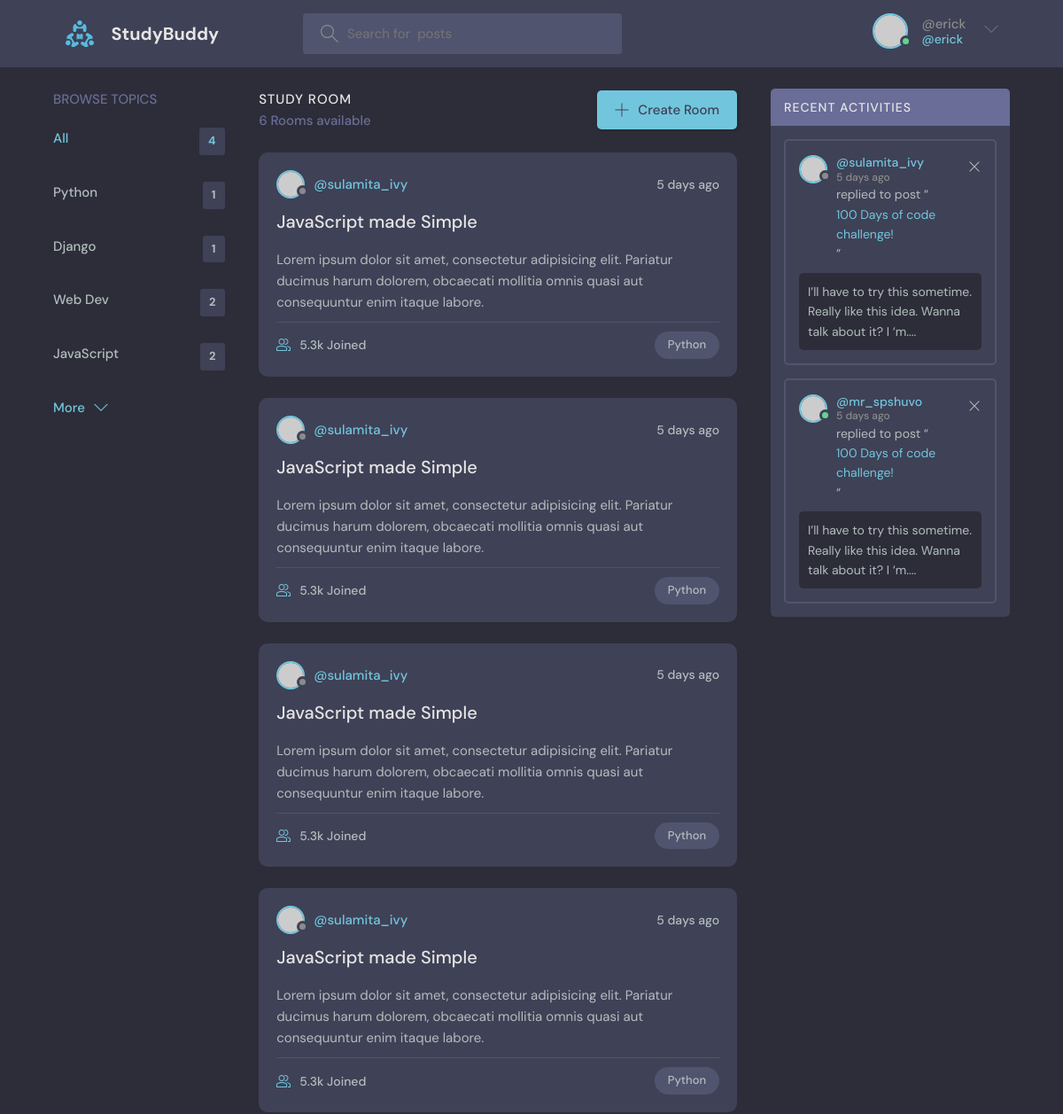
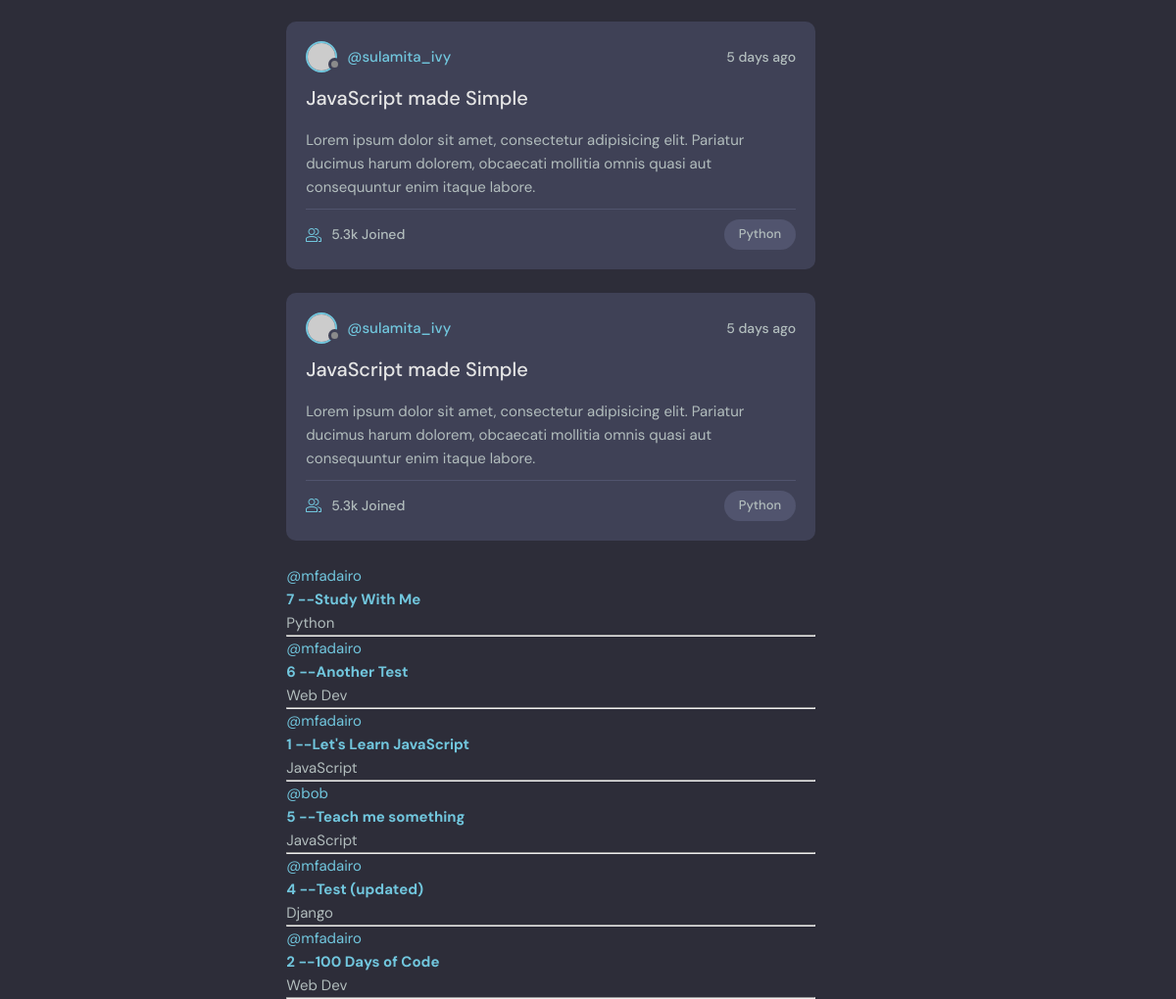
Screenshot of / (signed in) with the database file from the repository (2 pictures, top to bottom).
### base/models.py (models this page shows, shortened)
class Topic(models.Model):
    name = models.CharField(max_length=200)

class Room(models.Model):
    host = models.ForeignKey(User, on_delete=models.SET_NULL, null=True)
    topic = models.ForeignKey(Topic, on_delete=models.SET_NULL, null=True)
    name = models.CharField(max_length=200)
    description = models.TextField(null=True, blank=True)
    participants = models.ManyToManyField(User, related_name='participants', blank=True)
    update = models.DateTimeField(auto_now=True)
    created = models.DateTimeField(auto_now_add=True)
    class Meta:
       ordering = ["-update", "-created"]

### base/views.py (the view)
# urls.py: path('', views.home, name="home"),
def home(request):
    q = request.GET.get('q') if request.GET.get('q') != None else ''
    rooms = Room.objects.filter(
        Q(topic__name__icontains=q) |
        Q(name__icontains=q) |
        Q(description__icontains=q)
        )
    topics = Topic.objects.all()
    rooms_count =rooms.count()
    room_messages = Message.objects.filter(Q(room__topic__name__icontains=q))
    context = {'rooms': rooms, 'topics': topics, 'room_count': rooms_count,
               'room_messages': room_messages}
    return render(request, 'base/home.html', context)

### base/templates/base/home.html (shortened to what this page needs)
{% extends 'main.html' %}
{% block content %}
    <main class="layout layout--3">
      <div class="container">
        {% include 'base/topics_component.html' %}
        <div class="roomList">
          <div class="roomList__header">
            <div>
              <h2>Study Room</h2>
              <p>{{room_count}} Rooms available</p>
            </div>
            <a class="btn btn--main" href="create-room.html">
              <svg version="1.1" xmlns="http://www.w3.org/2000/svg" width="32" height="32" viewBox="0 0 32 32">
                <title>add</title>
                <path
                  d="M16.943 0.943h-1.885v14.115h-14.115v1.885h14.115v14.115h1.885v-14.115h14.115v-1.885h-14.115v-14.115z"
                ></path>
              </svg>
              Create Room
            </a>
          </div>
          {% include  'base/feed_component.html' %}
        </div>
        <div class="activities">
          <div class="activities__header">
            <h2>Recent Activities</h2>
          </div>
          <div class="activities__box">
            <div class="activities__boxHeader roomListRoom__header">
              <a href="profile.html" class="roomListRoom__author">
                <div class="avatar avatar--small">
                  <img src="https://randomuser.me/api/portraits/women/11.jpg" />
                </div>
                <p>
                  @sulamita_ivy
                  <span>5 days ago</span>
                </p>
              </a>
              <div class="roomListRoom__actions">
                <a href="#">
                  <svg version="1.1" xmlns="http://www.w3.org/2000/svg" width="32" height="32" viewBox="0 0 32 32">
                    <title>remove</title>
                    <path
                      d="M27.314 6.019l-1.333-1.333-9.98 9.981-9.981-9.981-1.333 1.333 9.981 9.981-9.981 9.98 1.333 1.333 9.981-9.98 9.98 9.98 1.333-1.333-9.98-9.98 9.98-9.981z"
                    ></path>
                  </svg>
                </a>
              </div>
            </div>
            <div class="activities__boxContent">
              <p>replied to post “<a href="room.html">100 Days of code challenge!</a>”</p>
              <div class="activities__boxRoomContent">
                I’ll have to try this sometime. Really like this idea. Wanna talk about it? I ‘m....
              </div>
            </div>
          </div>
          <div class="activities__box">
            <div class="activities__boxHeader roomListRoom__header">
              <a href="profile.html" class="roomListRoom__author">
                <div class="avatar avatar--small active">
                  <img src="https://randomuser.me/api/portraits/men/13.jpg" />
                </div>
                <p>
                  @mr_spshuvo
                  <span>5 days ago</span>
                </p>
              </a>
              <div class="roomListRoom__actions">
                <a href="#">
                  <svg version="1.1" xmlns="http://www.w3.org/2000/svg" width="32" height="32" viewBox="0 0 32 32">
                    <title>remove</title>
                    <path
                      d="M27.314 6.019l-1.333-1.333-9.98 9.981-9.981-9.981-1.333 1.333 9.981 9.981-9.981 9.98 1.333 1.333 9.981-9.98 9.98 9.98 1.333-1.333-9.98-9.98 9.98-9.981z"
                    ></path>
                  </svg>
                </a>
              </div>
            </div>
            <div class="activities__boxContent">
              <p>replied to post “<a href="room.html">100 Days of code challenge!</a>”</p>
              <div class="activities__boxRoomContent">
                I’ll have to try this sometime. Really like this idea. Wanna talk about it? I ‘m....
              </div>
            </div>
          </div>
        </div>
      </div>
    </main>
{% endblock %}

### templates/navbar.html (shortened to what this page needs)
{% load static %}
<header class="header header--loggedIn">
    <div class="container">
      <a href="{% url 'home' %}" class="header__logo">
        <img src="{% static 'images/logo.svg' %}" />
        <h1>StudyBuddy</h1>
      </a>
      <form class="header__search" method="GET" action="{% url 'home' %}" >
        <label>
          <input name="q" placeholder="Search for  posts" />
        </label>
      </form>
      <nav class="header__menu">
        {% if request.user.is_authenticated %}
        <div class="header__user">
          <a href="profile.html">
            <div class="avatar avatar--medium active">
              <img src="https://randomuser.me/api/portraits/men/37.jpg" />
            </div>
            <p>@{{request.user.username}} <span>@{{request.user.username}}</span></p>
          </a>
          <button class="dropdown-button">
            <svg version="1.1" xmlns="http://www.w3.org/2000/svg" width="32" height="32" viewBox="0 0 32 32">
              <title>chevron-down</title>
              <path d="M16 21l-13-13h-3l16 16 16-16h-3l-13 13z"></path>
            </svg>
          </button>
        </div>
        {% else %}
        <a href="{% url 'login' %}">
          <img src="{% static 'images/avatar.svg' %}" />
          <p>Login</p>
        </a>
        {% endif %}
      </nav>
    </div>
  </header>

### base/templates/base/topics_component.html
<div class="topics">
    <div class="topics__header">
      <h2>Browse Topics</h2>
    </div>
    <ul class="topics__list">
      <li>
        <a href="{% url 'home' %}" class="active">All <span>{{topics.count}}</span></a>
      </li>
      {% for topic in topics %}
      <li>
        <a href="{% url 'home' %}?q={{topic.name}}">{{topic.name}} <span>{{topic.room_set.all.count}}</span></a>
      </li>
      {% endfor %}
    </ul>
    <a class="btn btn--link" href="topics.html">
      More
      <svg version="1.1" xmlns="http://www.w3.org/2000/svg" width="32" height="32" viewBox="0 0 32 32">
        <title>chevron-down</title>
        <path d="M16 21l-13-13h-3l16 16 16-16h-3l-13 13z"></path>
      </svg>
    </a>
  </div>

### base/templates/base/feed_component.html (shortened to what this page needs)
{% for room in rooms %}
<div class="roomListRoom">
    <div class="roomListRoom__header">
      <a href="profile.html" class="roomListRoom__author">
        <div class="avatar avatar--small">
          <img src="https://randomuser.me/api/portraits/women/11.jpg" />
        </div>
        <span>@sulamita_ivy</span>
      </a>
      <div class="roomListRoom__actions">
        <span>5 days ago</span>
      </div>
    </div>
    <div class="roomListRoom__content">
      <a href="room.html">JavaScript made Simple</a>
      <p>
        Lorem ipsum dolor sit amet, consectetur adipisicing elit. Pariatur ducimus harum dolorem, obcaecati
        mollitia omnis quasi aut consequuntur enim itaque labore.
      </p>
    </div>
    <div class="roomListRoom__meta">
      <a href="room.html" class="roomListRoom__joined">
        5.3k Joined
      </a>
      <p class="roomListRoom__topic">Python</p>
    </div>
  </div>
{% endfor %}
    {% for room in rooms %}
        <div>
            <a href="{% url 'user-profile' room.host.id %}">@{{room.host.username}}</a>
            <a><h5>{{room.id}} -- <a href="{% url 'room' room.id %}">{{room.name}}</a></h5>
            <small>{{room.topic.name}}</small>
            <hr>
        </div>
    {% endfor %}

### rows the page displays
Topic: name "Python", room_set.all.count "1"
Topic: name "Django", room_set.all.count "1"
Topic: name "Web Dev", room_set.all.count "2"
Topic: name "JavaScript", room_set.all.count "2"
Room: host.username "mfadairo", id "7", name "Study With Me", topic.name "Python"
Room: host.username "mfadairo", id "6", name "Another Test", topic.name "Web Dev"
Room: host.username "mfadairo", id "1", name "Let's Learn JavaScript", topic.name "JavaScript"
Room: host.username "bob", id "5", name "Teach me something", topic.name "JavaScript"
Room: host.username "mfadairo", id "4", name "Test (updated)", topic.name "Django"
Room: host.username "mfadairo", id "2", name "100 Days of Code", topic.name "Web Dev"

### other values shown
{{ request.user.username }} "erick"
{{ topics.count }} "4"
{{ room_count }} "6"
